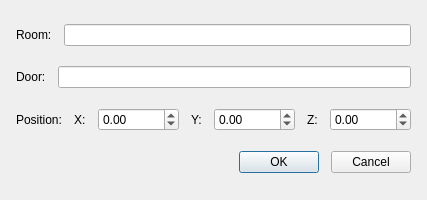
<?xml version="1.0" encoding="UTF-8"?>
<ui version="4.0">
 <class>Dialog</class>
 <widget class="QDialog" name="Dialog">
  <property name="geometry">
   <rect>
    <x>0</x>
    <y>0</y>
    <width>400</width>
    <height>200</height>
   </rect>
  </property>
  <property name="windowTitle">
   <string>Door Hook Properties</string>
  </property>
  <layout class="QVBoxLayout" name="mainLayout">
   <property name="spacing">
    <number>12</number>
   </property>
   <property name="leftMargin">
    <number>16</number>
   </property>
   <property name="topMargin">
    <number>16</number>
   </property>
   <property name="rightMargin">
    <number>16</number>
   </property>
   <property name="bottomMargin">
    <number>16</number>
   </property>
   <item>
    <layout class="QHBoxLayout" name="roomLayout">
     <item>
      <widget class="QLabel" name="roomLabel">
       <property name="text">
        <string>Room:</string>
       </property>
      </widget>
     </item>
     <item>
      <widget class="QLineEdit" name="roomInput">
       <property name="text">
        <string />
       </property>
      </widget>
     </item>
    </layout>
   </item>
   <item>
    <layout class="QHBoxLayout" name="doorLayout">
     <item>
      <widget class="QLabel" name="doorLabel">
       <property name="text">
        <string>Door:</string>
       </property>
      </widget>
     </item>
     <item>
      <widget class="QLineEdit" name="doorInput">
       <property name="text">
        <string />
       </property>
      </widget>
     </item>
    </layout>
   </item>
   <item>
    <layout class="QHBoxLayout" name="positionLayout">
     <item>
      <widget class="QLabel" name="positionLabel">
       <property name="text">
        <string>Position:</string>
       </property>
      </widget>
     </item>
     <item>
      <widget class="QLabel" name="xLabel">
       <property name="text">
        <string>X:</string>
       </property>
      </widget>
     </item>
     <item>
      <widget class="QDoubleSpinBox" name="xSpin">
       <property name="minimum">
        <double>-10000.000000000000000</double>
       </property>
       <property name="maximum">
        <double>10000.000000000000000</double>
       </property>
       <property name="decimals">
        <number>2</number>
       </property>
      </widget>
     </item>
     <item>
      <widget class="QLabel" name="yLabel">
       <property name="text">
        <string>Y:</string>
       </property>
      </widget>
     </item>
     <item>
      <widget class="QDoubleSpinBox" name="ySpin">
       <property name="minimum">
        <double>-10000.000000000000000</double>
       </property>
       <property name="maximum">
        <double>10000.000000000000000</double>
       </property>
       <property name="decimals">
        <number>2</number>
       </property>
      </widget>
     </item>
     <item>
      <widget class="QLabel" name="zLabel">
       <property name="text">
        <string>Z:</string>
       </property>
      </widget>
     </item>
     <item>
      <widget class="QDoubleSpinBox" name="zSpin">
       <property name="minimum">
        <double>-10000.000000000000000</double>
       </property>
       <property name="maximum">
        <double>10000.000000000000000</double>
       </property>
       <property name="decimals">
        <number>2</number>
       </property>
      </widget>
     </item>
    </layout>
   </item>
   <item>
    <layout class="QHBoxLayout" name="buttonLayout">
     <item>
      <spacer name="horizontalSpacer">
       <property name="orientation">
        <enum>Qt::Horizontal</enum>
       </property>
       <property name="sizeHint" stdset="0">
        <size>
         <width>40</width>
         <height>20</height>
        </size>
       </property>
      </spacer>
     </item>
     <item>
      <widget class="QPushButton" name="okButton">
       <property name="text">
        <string>OK</string>
       </property>
       <property name="default">
        <bool>true</bool>
       </property>
      </widget>
     </item>
     <item>
      <widget class="QPushButton" name="cancelButton">
       <property name="text">
        <string>Cancel</string>
       </property>
      </widget>
     </item>
    </layout>
   </item>
  </layout>
 </widget>
 <resources />
 <connections>
  <connection>
   <sender>okButton</sender>
   <signal>clicked()</signal>
   <receiver>Dialog</receiver>
   <slot>accept()</slot>
   <hints>
    <hint type="sourcelabel">
     <x>248</x>
     <y>254</y>
    </hint>
    <hint type="destinationlabel">
     <x>157</x>
     <y>274</y>
    </hint>
   </hints>
  </connection>
  <connection>
   <sender>cancelButton</sender>
   <signal>clicked()</signal>
   <receiver>Dialog</receiver>
   <slot>reject()</slot>
   <hints>
    <hint type="sourcelabel">
     <x>316</x>
     <y>260</y>
    </hint>
    <hint type="destinationlabel">
     <x>286</x>
     <y>274</y>
    </hint>
   </hints>
  </connection>
 </connections>
</ui>
